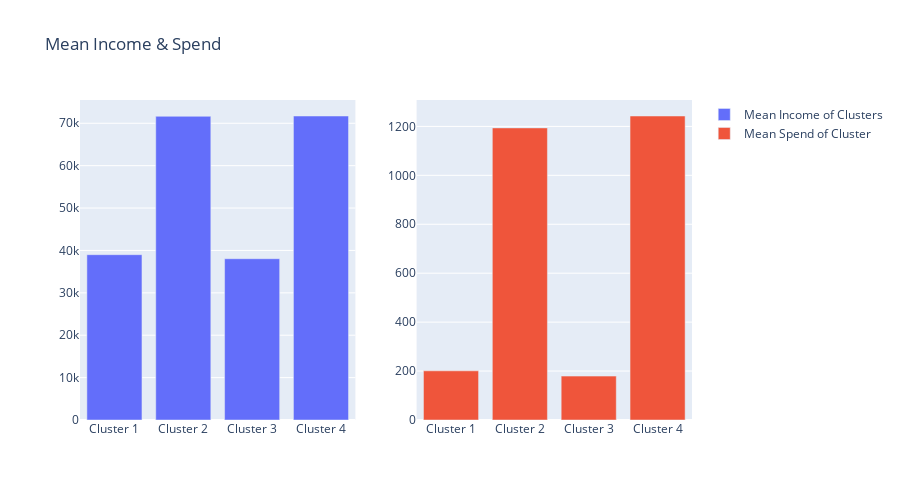

The cell this chart's notebook holds for it:
### Code cell
df_plot = df_[['Cluster', 'Income']].groupby(['Cluster']).agg({'Income': 'mean'})
df_plot.reset_index(inplace=True)
df_plot.rename(columns={"Income":"Mean Income"}, inplace=True)

df_plot_ = df_[['Cluster', 'Total_Spend']].groupby(['Cluster']).agg({'Total_Spend': 'mean'})
df_plot_.reset_index(inplace=True)
df_plot_.rename(columns={"Total_Spend":"Mean Spend"}, inplace=True)


trace1 = go.Bar(
    x=df_plot['Cluster'],
    y=df_plot['Mean Income'],
    name='Mean Income of Clusters'
)
trace2 = go.Bar(
    x=df_plot_['Cluster'],
    y=df_plot_['Mean Spend'],
    name='Mean Spend of Cluster'
)

fig = make_subplots(rows=1, cols=2, shared_xaxes=True)

fig.append_trace(trace1, row = 1, col = 1)
fig.append_trace(trace2, row = 1, col = 2)

fig.update_layout(width=900, height=500, title='Mean Income & Spend')

fig.show()

### Figure 1 — Plotly figure (JSON) as saved in the notebook; plotly's stock layout.template omitted (floating-point values rounded to 4 significant figures)
{"data": [{"name": "Mean Income of Clusters", "type": "bar", "x": ["Cluster 1", "Cluster 2", "Cluster 3", "Cluster 4"], "xaxis": "x", "y": [39000.0, 71640.0, 38040.0, 71720.0], "yaxis": "y"}, {"name": "Mean Spend of Cluster", "type": "bar", "x": ["Cluster 1", "Cluster 2", "Cluster 3", "Cluster 4"], "xaxis": "x2", "y": [201.0, 1194.0, 179.3, 1243.0], "yaxis": "y2"}], "layout": {"height": 500, "title": {"text": "Mean Income & Spend"}, "width": 900, "xaxis": {"anchor": "y", "domain": [0, 0.45]}, "xaxis2": {"anchor": "y2", "domain": [0.55, 1]}, "yaxis": {"anchor": "x", "domain": [0, 1]}, "yaxis2": {"anchor": "x2", "domain": [0, 1]}}}
